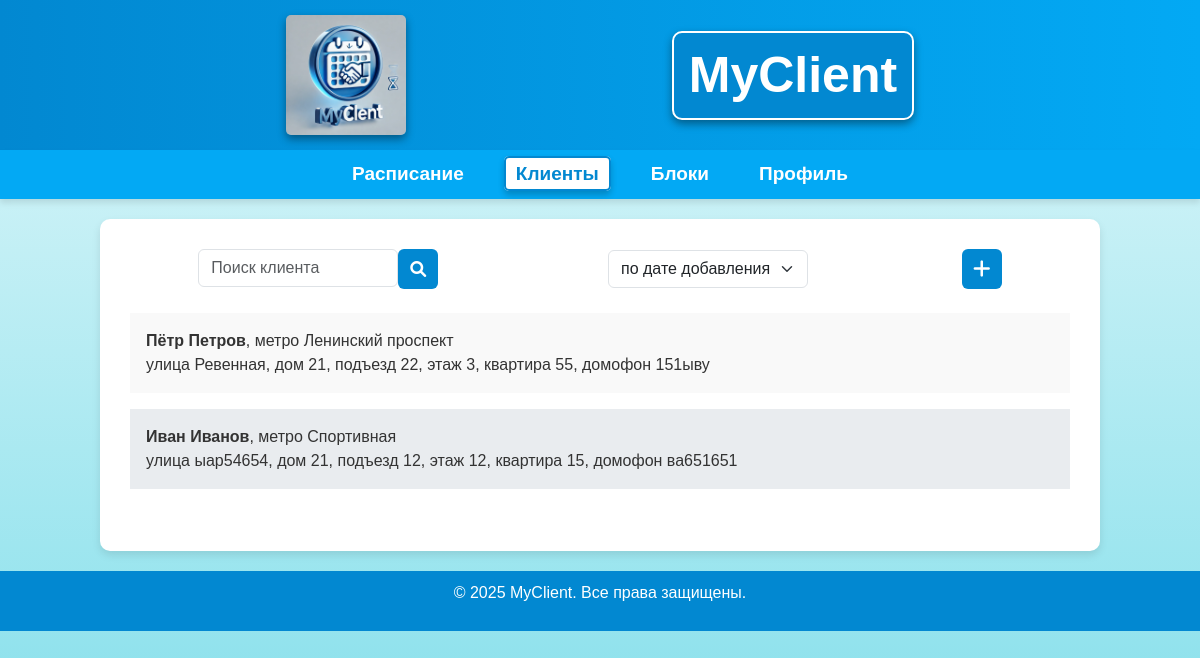
The app's page /clients/ (signed in), older data.
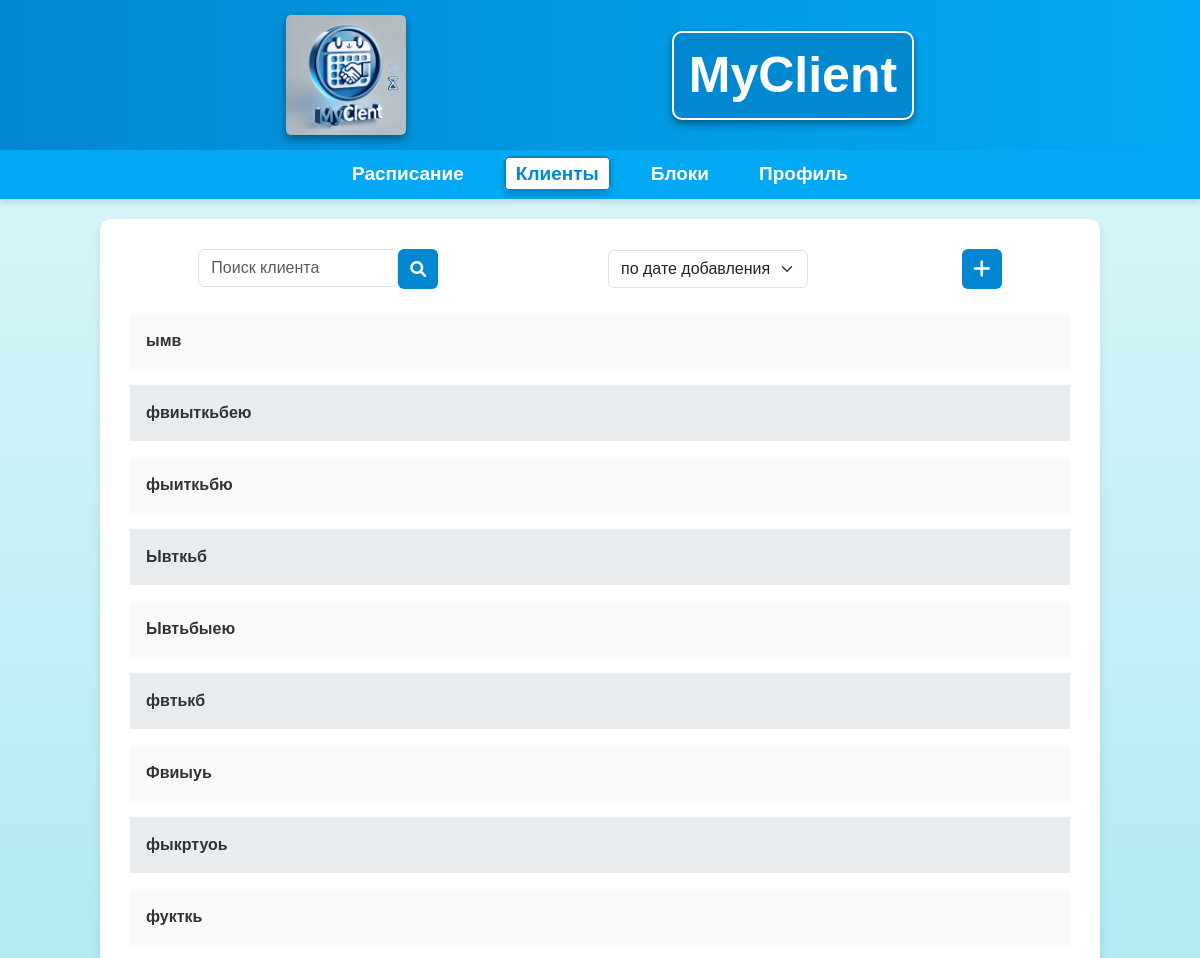
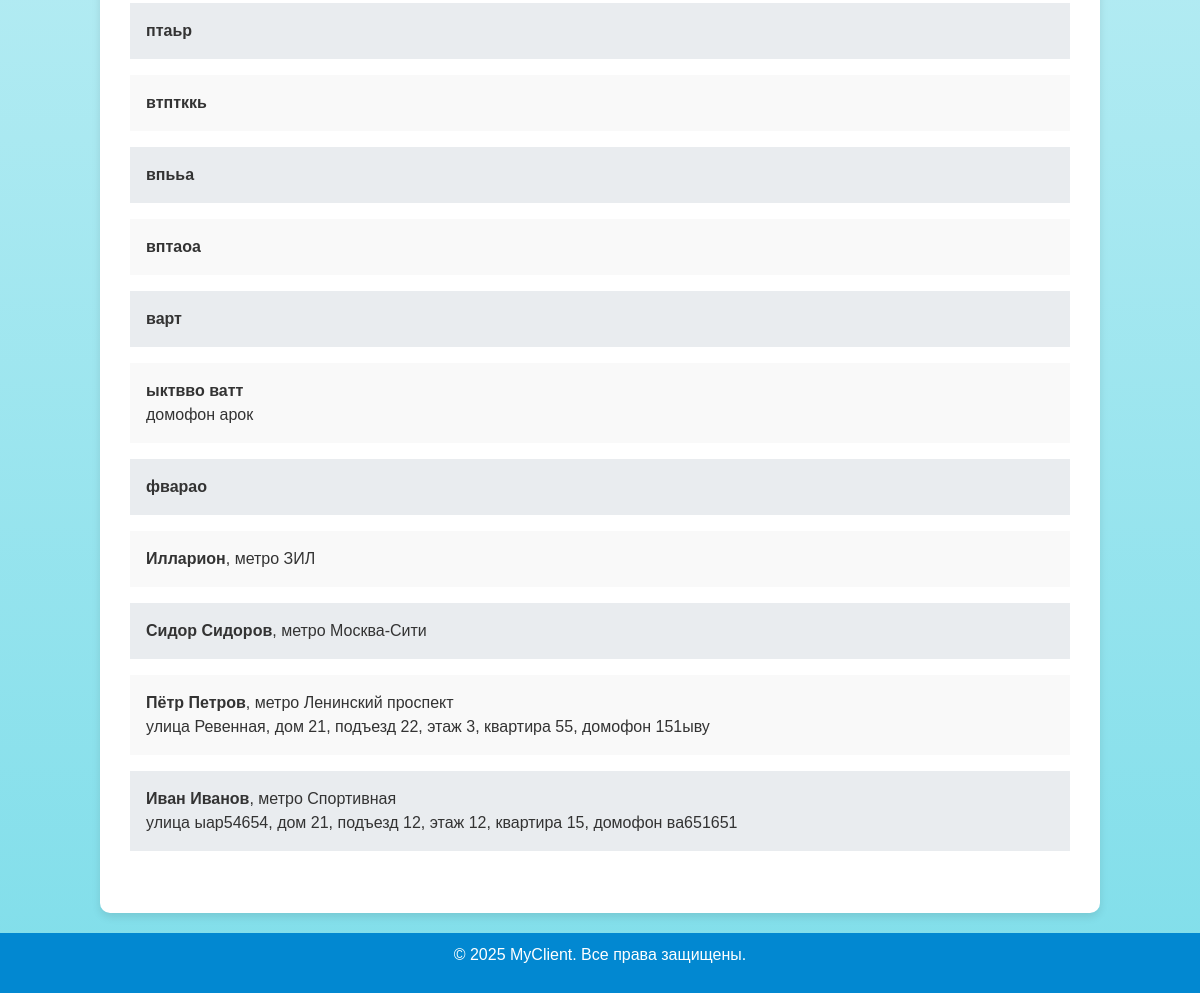
The same page, newer data (2 pictures, top to bottom).
### MyClient/models.py (models this page shows, shortened)
class Client(models.Model):
    user = models.ForeignKey(User, on_delete=models.CASCADE, verbose_name="Пользователь", related_name="clients")
    first_name = models.CharField("Имя", max_length=100)
    last_name = models.CharField("Фамилия", max_length=100, blank=True, null=True, default='яя')
    metro = models.CharField("Метро", max_length=255, blank=True, null=True, default='яя')
    street = models.CharField("Улица", max_length=255, blank=True, null=True, default='яя')
    house_number = models.CharField("Номер дома", max_length=10, blank=True, null=True, default='яя')
    entrance = models.CharField("Подъезд", max_length=10, blank=True, null=True, default='яя')
    floor = models.CharField("Этаж", max_length=10, blank=True, null=True, default='яя')
    flat_number = models.CharField("Номер квартиры", max_length=10, blank=True, null=True, default='яя')
    intercom = models.CharField("Домофон", max_length=50, blank=True, null=True, default='яя')
    phone = models.CharField("Телефон", max_length=20, blank=True, null=True, default='яя')
    price_offline = models.DecimalField("Цена за работу оффлайн", max_digits=10, decimal_places=2, blank=True, default=0)
    price_online = models.DecimalField("Цена за работу онлайн", max_digits=10, decimal_places=2, blank=True, default=0)
    created_at = models.DateTimeField("Дата добавления", auto_now_add=True)
    class Meta:
        ordering = ['-created_at']  # Новые клиенты сверху

### MyClient/views.py (the view, shortened to what this page needs)
# urls.py: path('clients/', views.clients, name='clients'),
@login_required  # Декоратор для проверки, что пользователь авторизован
def clients(request):
    search_query = request.GET.get('search', '').strip().lower()  # Удаляем лишние пробелы
    sort_by = request.GET.get('sort', '')
    page_number = request.GET.get('page', 1)  # Номер текущей страницы, по умолчанию 1
    clients = Client.objects.filter(user=request.user).order_by('-created_at')  # Новые клиенты сверху
    results = []  # Инициализация пустого списка для хранения результатов поиска
    def get_key_func(field):
        def key_func(client):
            value = getattr(client, field, "").lower()  # Преобразуем в нижний регистр
            return value
        return key_func
    valid_sort_fields = ['first_name', 'last_name', 'metro',
                         'street', 'created_at', 'price_online', 'price_offline']
    if sort_by and sort_by in valid_sort_fields:
        if sort_by == 'price_online':
            clients = clients.order_by('-price_online')
        elif sort_by == 'price_offline':
            clients = clients.order_by('-price_offline')
        else:
            sort_key = get_key_func(sort_by)
            clients = quicksort(clients, sort_key)
    else:
        clients = clients.order_by('-created_at')
    paginator = Paginator(clients, 20)  # 20 клиентов на страницу
    page_obj = paginator.get_page(page_number)  # Получаем текущую страницу
    return render(request, 'MyClient/clients.html', {'page_obj': page_obj, 'clients': page_obj, 'search_query': search_query, 'sort_by': sort_by})

### MyClient/templates/MyClient/clients.html (shortened to what this page needs)
{% extends 'base.html' %}
{% block content %}
<div>
    <div class="client-controls mb-4">
        <form method="GET" action="{% url 'clients' %}">
            <div class="clients-top">
                <div class="search1">
                    <input type="text" name="search" id="search" class="form-control" placeholder="Поиск клиента"
                           value="{{ request.GET.search }}">
                    <button type="submit" class="btn" style="background-color: #0288d1; color: white; border: none;
                    width: 40px; height: 40px; display: flex; justify-content: center; align-items: center;">
                    <i class="fas fa-search"></i>
                    </button>
                </div>
                <div>
                    <select name="sort" class="form-select">
                        <optgroup label="Сортировать по...">
                            <option value="date_added" {% if request.GET.sort == "date_added" %}selected{% endif %}>по дате добавления</option>
                        </optgroup>
                    </select>
                </div>
                <div>
                    <a href="{% url 'add_client' %}" class="btn" style="background-color: #0288d1; color: white; border: none; width: 40px; height: 40px; display: flex; justify-content: center; align-items: center;">
                        <i class="fas fa-plus" style="font-size: 20px;"></i>
                    </a>
                </div>
            </div>
        </form>
    </div>
    <div class="client-list">
        {% if page_obj.object_list|length > 20 %}
            {% for client in page_obj.object_list %}
            <div class="client-card mb-3 p-3" style="background-color: {% cycle '#f9f9f9' '#e9ecef' %}; cursor: pointer;" onclick="location.href='{% url 'client_detail' client.id %}'">
                <div><strong>{{ client.first_name }}{% if client.last_name != "яя" %} {{ client.last_name }}{% endif %}</strong>{% if client.metro != "яя" %}, метро {{ client.metro }}{% endif %}</div>
                <div>{% if client.street != "яя" %}улица {{ client.street }}, {% endif %}{% if client.house_number != "яя" %}дом {{ client.house_number }}, {% endif %}{% if client.entrance != "яя" %}подъезд {{ client.entrance }}, {% endif %}{% if client.floor != "яя" %}этаж {{ client.floor }}, {% endif %}{% if client.flat_number != "яя" %}квартира {{ client.flat_number }}, {% endif %}{% if client.intercom != "яя" %}домофон {{ client.intercom }}{% endif %}</div>
            </div>
            {% empty %}
            <p>Клиенты не найдены.</p>
            {% endfor %}
        {% elif clients %}
            {% for client in clients %}
            <div class="client-card mb-3 p-3" style="background-color: {% cycle '#f9f9f9' '#e9ecef' %}; cursor: pointer;" onclick="location.href='{% url 'client_detail' client.id %}'">
                <div><strong>{{ client.first_name }}{% if client.last_name != "яя" %} {{ client.last_name }}{% endif %}</strong>{% if client.metro != "яя" %}, метро {{ client.metro }}{% endif %}</div>
                <div>{% if client.street != "яя" %}улица {{ client.street }}, {% endif %}{% if client.house_number != "яя" %}дом {{ client.house_number }}, {% endif %}{% if client.entrance != "яя" %}подъезд {{ client.entrance }}, {% endif %}{% if client.floor != "яя" %}этаж {{ client.floor }}, {% endif %}{% if client.flat_number != "яя" %}квартира {{ client.flat_number }}, {% endif %}{% if client.intercom != "яя" %}домофон {{ client.intercom }}{% endif %}</div>
            </div>
            {% empty %}
            <p>Клиенты не найдены.</p>
            {% endfor %}
        {% endif %}
    </div>
    <div class="pagination">
    </div>
</div>
{% endblock %}

### MyClient/templates/base.html (shortened to what this page needs)
{% load static %}
<html lang="ru">
<head>
    <link href="https://cdn.jsdelivr.net/npm/bootstrap@5.3.0-alpha1/dist/css/bootstrap.min.css" rel="stylesheet">
    <link rel="stylesheet" href="{% static 'css/styles.css' %}">
    <link rel="stylesheet" href="https://cdnjs.cloudflare.com/ajax/libs/font-awesome/6.0.0-beta3/css/all.min.css">
    <link rel="stylesheet" href="https://cdnjs.cloudflare.com/ajax/libs/font-awesome/6.0.0-beta3/css/all.min.css">
</head>
<body>
    <header class="header">
        <div class="logo-container">
            <img src="{% static 'images/logo.png' %}" alt="MyClient" class="logo">
        </div>
        <div class="app-name">
            MyClient
        </div>
    </header>
    <nav class="navbar">
        <ul>
            <li><a href="{% url 'schedule' %}" class="{% if request.path == '/schedule/' %}active{% endif %}">Расписание</a></li>
            <li><a href="{% url 'clients' %}" class="{% if request.path == '/clients/' %}active{% endif %}">Клиенты</a></li>
            <li><a href="{% url 'blocks' %}" class="{% if request.path == '/blocks/' %}active{% endif %}">Блоки</a></li>
            <li><a href="{% url 'profile' %}" class="{% if request.path == '/profile/' %}active{% endif %}">Профиль</a></li>
        </ul>
    </nav>
    <main id="main-content">
        {% block content %}{% endblock %}
    </main>
    <footer class="footer">
        <p>© 2025 MyClient. Все права защищены.</p>
    </footer>
</body>
</html>

### MyClient/static/css/styles.css (style rules this page uses)
body { font-family: Arial, sans-serif; margin: 0; padding: 0; background: linear-gradient(to bottom, #e0f7fa, #80deea); color: #333; }
.header { background: linear-gradient(to right, #0288d1, #03a9f4); padding: 15px 20px; text-align: center; box-shadow: 0 4px 6px rgba(0, 0, 0, 0.1); display: flex; justify-content: space-evenly; align-items: center; }
.logo { height: 120px; box-shadow: 0 4px 8px rgba(0, 0, 0, 0.4); border-radius: 5px; }
.app-name { font-size: 50px; font-weight: bold; color: #ffffff; padding: 5px 15px; border: 2px solid #ffffff; border-radius: 10px; background-color: #0288d1; box-shadow: 0 4px 8px rgba(0, 0, 0, 0.4); }
.navbar { display: flex; justify-content: center; background: #03a9f4; padding: 10px 20px; box-shadow: 0 4px 6px rgba(0, 0, 0, 0.1); }
.navbar ul { list-style: none; display: flex; justify-content: center; margin: 0; padding: 0; }
.navbar ul li { margin: 0 15px; }
.navbar ul li a { text-decoration: none; color: white; font-weight: bold; font-size: 19px; padding: 5px 10px; border-radius: 5px; transition: background 0.3s, box-shadow 0.3s; }
.navbar ul li a.active { background: #ffffff; color: #0288d1; font-weight: bold; border: 2px solid #0288d1; box-shadow: 0 4px 6px rgba(0, 0, 0, 0.2); }
main { padding: 30px; background: #ffffff; margin: 20px auto; max-width: 1000px; box-shadow: 0 4px 8px rgba(0, 0, 0, 0.1); border-radius: 10px; display: flex; flex-direction: column; gap: 20px; }
.footer { text-align: center; padding: 10px; background: #0288d1; color: white; bottom: 0; width: 100%; }
.client-controls form { display: flex; align-items: center; flex-wrap: nowrap; }
.client-controls .form-control, .client-controls .form-select { width: 30%; min-width: 200px; }
.clients-top { display: flex; justify-content: space-around; align-items: center; width: 100%; }
.search1 { position: relative; display: flex; align-items: flex-start; }

Row changes from the older to the newer data that the page shows:
added Client: first_name "ымв"
added Client: first_name "фвиыткьбею"
added Client: first_name "фыиткьбю"
added Client: first_name "Ывткьб"
added Client: first_name "Ывтьбыею"
added Client: first_name "фвтькб"
added Client: first_name "Фвиыуь"
added Client: first_name "фыкртуоь"
added Client: first_name "фукткь"
added Client: first_name "птаьр"
added Client: first_name "втптккь"
added Client: first_name "впььа"
added Client: first_name "вптаоа"
added Client: first_name "варт"
added Client: first_name "ыктвво", last_name "ватт", intercom "арок"
added Client: first_name "фварао"
added Client: first_name "Илларион", metro "ЗИЛ"
added Client: first_name "Сидор", last_name "Сидоров", metro "Москва-Сити"
